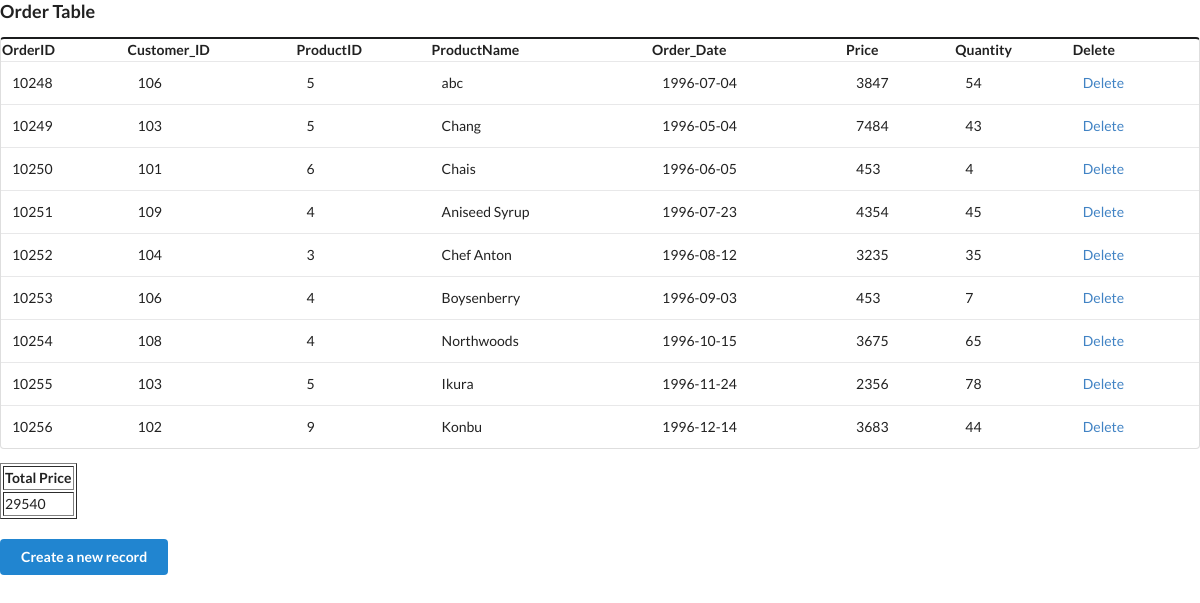
Screenshot of /ecommerce/orderdetails_read.php with the database file from the repository.
### tables this page shows
CREATE TABLE `orderdetails` (
  `Order_ID` int(11) NOT NULL,
  `customer_ID` int(11) DEFAULT NULL,
  `ProductID` int(11) DEFAULT NULL,
  `ProductName` varchar(100) DEFAULT NULL,
  `Order_Date` date DEFAULT NULL,
  `Price` float DEFAULT NULL,
  `Quantity` int(11) DEFAULT NULL
);

### ecommerce/orderdetails_read.php (the view, shortened to what this page needs)
<!DOCTYPE html>
<html lang="en">
<head>
	<link rel="stylesheet" href="style.css">
	<link rel="stylesheet" href="https://cdnjs.cloudflare.com/ajax/libs/semantic-ui/2.4.1/semantic.min.css">
</head>
<body>
<?php
	echo "<h3>Order Table</h3>";
	$connect = mysqli_connect( HOST, USER, PASS, DB )
		or die("Can not connect");
	$results = mysqli_query( $connect, "SELECT * FROM orderdetails" )
		or die("Can not execute query");
		echo "<table class='ui black table'>\n";
	echo "<th>OrderID</th><th> Customer_ID</th> <th>ProductID</th><th>ProductName</th><th> Order_Date</th> <th>Price</th><th>Quantity</th>  <th>Delete</th>\n";
	while( $rows = mysqli_fetch_array( $results ) ) {
		extract( $rows );
		echo "<tr>";
        echo "<td> $Order_ID </td>";
		echo "<td> $customer_ID </td>";
		echo "<td> $ProductID </td>";
		echo "<td> $ProductName </td>";
		echo "<td> $Order_Date </td>";
		echo "<td> $Price </td>";
        echo "<td> $Quantity</td>";
		echo "<td> <a href = 'orderdetails_delete.php?id=$Order_ID'> Delete </a> </td>\n";
	}
	$re = mysqli_query( $connect, "SELECT SUM(Price) as TotalPrice FROM orderdetails" )
		or die("Can not execute query");
	echo "<table border> \n";
	echo "<th>Total Price</th>\n";
	while( $rows = mysqli_fetch_array( $re ) ) {
		extract( $rows );
		echo "<tr>";
		echo "<td> $TotalPrice </td>";
	}
	echo "</table> \n";
	echo "</table> \n";
	echo "<br><button class='ui primary button'><a href=orderdetails_input.php>Create a new record</a></button></div>";
?>
</body>
</html>

### ecommerce/style.css (style rules this page uses)
body { font-family: 'Lato', 'Helvetica Neue', Arial, Helvetica, sans-serif; height: 100%; margin: 0; padding: 0; background-color: #DADADA; overflow-x: hidden; min-width: 320px; font-size: 14px; line-height: 1.4em; }
.button > a { color: white; }

### rows the page displays
orderdetails: Order_ID "10248", customer_ID "106", ProductID "5", ProductName "abc", Order_Date "1996-07-04", Price "3847", Quantity "54"
orderdetails: Order_ID "10249", customer_ID "103", ProductID "5", ProductName "Chang", Order_Date "1996-05-04", Price "7484", Quantity "43"
orderdetails: Order_ID "10250", customer_ID "101", ProductID "6", ProductName "Chais", Order_Date "1996-06-05", Price "453", Quantity "4"
orderdetails: Order_ID "10251", customer_ID "109", ProductID "4", ProductName "Aniseed Syrup", Order_Date "1996-07-23", Price "4354", Quantity "45"
orderdetails: Order_ID "10252", customer_ID "104", ProductID "3", ProductName "Chef Anton", Order_Date "1996-08-12", Price "3235", Quantity "35"
orderdetails: Order_ID "10253", customer_ID "106", ProductID "4", ProductName "Boysenberry", Order_Date "1996-09-03", Price "453", Quantity "7"
orderdetails: Order_ID "10254", customer_ID "108", ProductID "4", ProductName "Northwoods", Order_Date "1996-10-15", Price "3675", Quantity "65"
orderdetails: Order_ID "10255", customer_ID "103", ProductID "5", ProductName "Ikura", Order_Date "1996-11-24", Price "2356", Quantity "78"
orderdetails: Order_ID "10256", customer_ID "102", ProductID "9", ProductName "Konbu", Order_Date "1996-12-14", Price "3683", Quantity "44"

### other values shown
$TotalPrice "29540"
